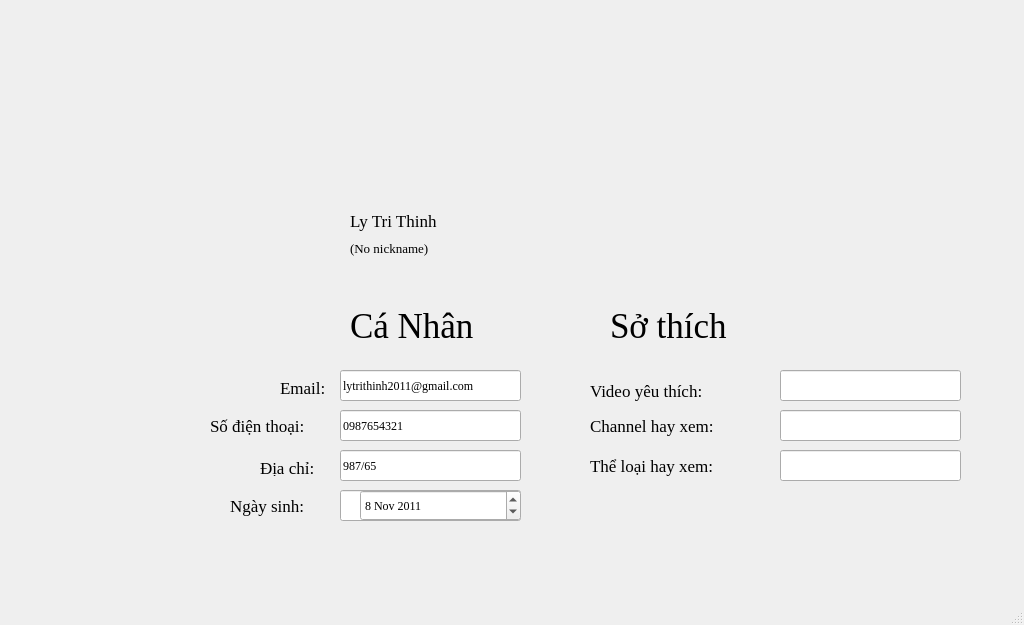
<?xml version="1.0" encoding="UTF-8"?>
<ui version="4.0">
 <class>MainWindow</class>
 <widget class="QMainWindow" name="MainWindow">
  <property name="geometry">
   <rect>
    <x>0</x>
    <y>0</y>
    <width>1024</width>
    <height>625</height>
   </rect>
  </property>
  <property name="font">
   <font>
    <family>Times New Roman</family>
   </font>
  </property>
  <property name="windowTitle">
   <string>MainWindow</string>
  </property>
  <widget class="QWidget" name="centralwidget">
   <widget class="QLabel" name="label">
    <property name="geometry">
     <rect>
      <x>160</x>
      <y>130</y>
      <width>181</width>
      <height>161</height>
     </rect>
    </property>
    <property name="text">
     <string/>
    </property>
    <property name="pixmap">
     <pixmap>../../../Downloads/th.jpg</pixmap>
    </property>
    <property name="scaledContents">
     <bool>true</bool>
    </property>
   </widget>
   <widget class="QLabel" name="label_2">
    <property name="geometry">
     <rect>
      <x>240</x>
      <y>10</y>
      <width>921</width>
      <height>181</height>
     </rect>
    </property>
    <property name="text">
     <string/>
    </property>
    <property name="pixmap">
     <pixmap>../../../Downloads/640w-1s2axG82iVo.webp</pixmap>
    </property>
    <property name="scaledContents">
     <bool>true</bool>
    </property>
   </widget>
   <widget class="QLabel" name="txtfullname">
    <property name="geometry">
     <rect>
      <x>350</x>
      <y>170</y>
      <width>111</width>
      <height>101</height>
     </rect>
    </property>
    <property name="font">
     <font>
      <pointsize>13</pointsize>
     </font>
    </property>
    <property name="text">
     <string>Ly Tri Thinh</string>
    </property>
   </widget>
   <widget class="QLabel" name="label_4">
    <property name="geometry">
     <rect>
      <x>280</x>
      <y>380</y>
      <width>55</width>
      <height>16</height>
     </rect>
    </property>
    <property name="font">
     <font>
      <pointsize>13</pointsize>
     </font>
    </property>
    <property name="text">
     <string>Email:</string>
    </property>
   </widget>
   <widget class="QLabel" name="label_5">
    <property name="geometry">
     <rect>
      <x>210</x>
      <y>400</y>
      <width>131</width>
      <height>51</height>
     </rect>
    </property>
    <property name="font">
     <font>
      <pointsize>13</pointsize>
     </font>
    </property>
    <property name="text">
     <string>Số điện thoại:</string>
    </property>
   </widget>
   <widget class="QLabel" name="label_6">
    <property name="geometry">
     <rect>
      <x>260</x>
      <y>460</y>
      <width>121</width>
      <height>16</height>
     </rect>
    </property>
    <property name="font">
     <font>
      <pointsize>13</pointsize>
     </font>
    </property>
    <property name="text">
     <string>Địa chỉ:</string>
    </property>
   </widget>
   <widget class="QLabel" name="label_8">
    <property name="geometry">
     <rect>
      <x>230</x>
      <y>490</y>
      <width>131</width>
      <height>31</height>
     </rect>
    </property>
    <property name="font">
     <font>
      <pointsize>13</pointsize>
     </font>
    </property>
    <property name="text">
     <string>Ngày sinh:</string>
    </property>
   </widget>
   <widget class="QLineEdit" name="txtemail">
    <property name="geometry">
     <rect>
      <x>340</x>
      <y>370</y>
      <width>181</width>
      <height>31</height>
     </rect>
    </property>
    <property name="styleSheet">
     <string notr="true">Border radius:15px;</string>
    </property>
    <property name="text">
     <string>lytrithinh2011@gmail.com</string>
    </property>
   </widget>
   <widget class="QLineEdit" name="txtphone">
    <property name="geometry">
     <rect>
      <x>340</x>
      <y>410</y>
      <width>181</width>
      <height>31</height>
     </rect>
    </property>
    <property name="text">
     <string>0987654321</string>
    </property>
   </widget>
   <widget class="QLineEdit" name="txtaddress">
    <property name="geometry">
     <rect>
      <x>340</x>
      <y>450</y>
      <width>181</width>
      <height>31</height>
     </rect>
    </property>
    <property name="text">
     <string>987/65 </string>
    </property>
   </widget>
   <widget class="QLineEdit" name="lineEdit_4">
    <property name="geometry">
     <rect>
      <x>340</x>
      <y>490</y>
      <width>181</width>
      <height>31</height>
     </rect>
    </property>
   </widget>
   <widget class="QLabel" name="label_7">
    <property name="geometry">
     <rect>
      <x>350</x>
      <y>300</y>
      <width>161</width>
      <height>51</height>
     </rect>
    </property>
    <property name="font">
     <font>
      <pointsize>26</pointsize>
     </font>
    </property>
    <property name="text">
     <string>Cá Nhân</string>
    </property>
   </widget>
   <widget class="QLabel" name="txtnickname">
    <property name="geometry">
     <rect>
      <x>350</x>
      <y>240</y>
      <width>111</width>
      <height>16</height>
     </rect>
    </property>
    <property name="font">
     <font>
      <pointsize>10</pointsize>
     </font>
    </property>
    <property name="text">
     <string>(No nickname)</string>
    </property>
   </widget>
   <widget class="QLabel" name="label_10">
    <property name="geometry">
     <rect>
      <x>610</x>
      <y>300</y>
      <width>161</width>
      <height>51</height>
     </rect>
    </property>
    <property name="font">
     <font>
      <pointsize>26</pointsize>
     </font>
    </property>
    <property name="text">
     <string>Sở thích</string>
    </property>
   </widget>
   <widget class="QLabel" name="label_11">
    <property name="geometry">
     <rect>
      <x>590</x>
      <y>380</y>
      <width>171</width>
      <height>21</height>
     </rect>
    </property>
    <property name="font">
     <font>
      <pointsize>13</pointsize>
     </font>
    </property>
    <property name="text">
     <string>Video yêu thích:</string>
    </property>
   </widget>
   <widget class="QLabel" name="label_12">
    <property name="geometry">
     <rect>
      <x>590</x>
      <y>410</y>
      <width>201</width>
      <height>31</height>
     </rect>
    </property>
    <property name="font">
     <font>
      <pointsize>13</pointsize>
     </font>
    </property>
    <property name="text">
     <string>Channel hay xem:</string>
    </property>
   </widget>
   <widget class="QLineEdit" name="txtlovesong">
    <property name="geometry">
     <rect>
      <x>780</x>
      <y>370</y>
      <width>181</width>
      <height>31</height>
     </rect>
    </property>
    <property name="styleSheet">
     <string notr="true">Border radius:15px;</string>
    </property>
   </widget>
   <widget class="QLineEdit" name="txtloveartist">
    <property name="geometry">
     <rect>
      <x>780</x>
      <y>410</y>
      <width>181</width>
      <height>31</height>
     </rect>
    </property>
    <property name="styleSheet">
     <string notr="true">Border radius:15px;</string>
    </property>
   </widget>
   <widget class="QLabel" name="label_13">
    <property name="geometry">
     <rect>
      <x>590</x>
      <y>450</y>
      <width>191</width>
      <height>31</height>
     </rect>
    </property>
    <property name="font">
     <font>
      <pointsize>13</pointsize>
     </font>
    </property>
    <property name="text">
     <string>Thể loại hay xem:</string>
    </property>
   </widget>
   <widget class="QLineEdit" name="txtlovgenre">
    <property name="geometry">
     <rect>
      <x>780</x>
      <y>450</y>
      <width>181</width>
      <height>31</height>
     </rect>
    </property>
    <property name="styleSheet">
     <string notr="true">Border radius:15px;</string>
    </property>
   </widget>
   <widget class="QDateEdit" name="dateEdit">
    <property name="geometry">
     <rect>
      <x>360</x>
      <y>490</y>
      <width>161</width>
      <height>31</height>
     </rect>
    </property>
    <property name="date">
     <date>
      <year>2011</year>
      <month>11</month>
      <day>8</day>
     </date>
    </property>
   </widget>
   <zorder>label_2</zorder>
   <zorder>txtfullname</zorder>
   <zorder>label</zorder>
   <zorder>label_4</zorder>
   <zorder>label_5</zorder>
   <zorder>label_6</zorder>
   <zorder>label_8</zorder>
   <zorder>txtemail</zorder>
   <zorder>txtphone</zorder>
   <zorder>txtaddress</zorder>
   <zorder>lineEdit_4</zorder>
   <zorder>label_7</zorder>
   <zorder>txtnickname</zorder>
   <zorder>label_10</zorder>
   <zorder>label_11</zorder>
   <zorder>label_12</zorder>
   <zorder>txtlovesong</zorder>
   <zorder>txtloveartist</zorder>
   <zorder>label_13</zorder>
   <zorder>txtlovgenre</zorder>
   <zorder>dateEdit</zorder>
  </widget>
  <widget class="QMenuBar" name="menubar">
   <property name="geometry">
    <rect>
     <x>0</x>
     <y>0</y>
     <width>1024</width>
     <height>26</height>
    </rect>
   </property>
  </widget>
  <widget class="QStatusBar" name="statusbar"/>
 </widget>
 <resources/>
 <connections/>
</ui>
